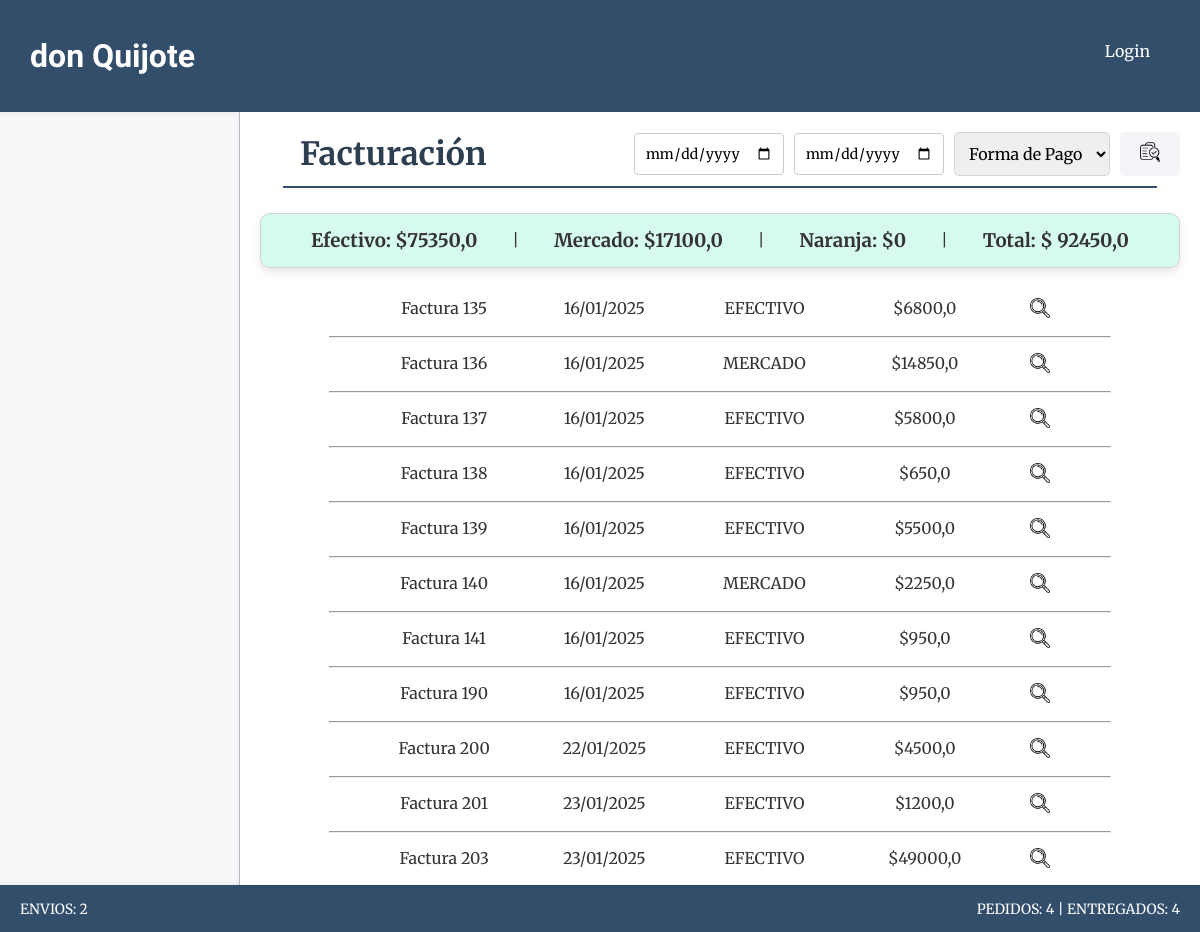
Screenshot of /facturas/facturas/ with the database file from the repository.
### facturas/models.py (models this page shows, shortened)
class Facturas(models.Model):
    forma_pago = models.CharField(max_length=50)
    pago = models.FloatField()
    fecha = models.DateField(default=now)
    envio = models.FloatField(null=True, blank=True)
    class Meta:
        db_table = "facturas"
        verbose_name = "Facturas"

### facturas/views.py (the view, shortened to what this page needs)
# urls.py: path('facturas/', include('facturas.urls')),
def facturas(request):
    now = datetime.now()
    facturas = Facturas.objects.filter(fecha__year=now.year, fecha__month=now.month)
    productos_factura = FacturaProducto.objects.all()
    form = FechasPagosForm(request.GET or None)
    caja_total = 0.0
    caja_efectivo = 0.0
    caja_mercado = 0.0
    caja_naranja = 0.0
    facturas_aggregates = facturas.aggregate(
        total=Sum('pago'),
        efectivo=Sum('pago', filter=Q(forma_pago="efectivo")),
        mercado=Sum('pago', filter=Q(forma_pago="mercado")),
        naranja=Sum('pago', filter=Q(forma_pago="naranja"))
    )
    caja_total = (facturas_aggregates['total'] or 0)
    caja_efectivo = (facturas_aggregates['efectivo'] or 0)
    caja_mercado = (facturas_aggregates['mercado'] or 0)
    caja_naranja = (facturas_aggregates['naranja'] or 0)
    context = {
        'form': form,
        'facturas': facturas,
        'productos_factura': productos_factura,
        'caja_total': caja_total,
        'caja_efectivo': caja_efectivo,
        'caja_mercado': caja_mercado,
        'caja_naranja': caja_naranja,
    }
    return render(request, "facturas/facturas.html", context)

### core/forms.py
class FechasPagosForm(forms.Form):
    fecha_inicio = forms.DateField(
        widget=forms.TextInput(attrs={'type': 'date', 'class': 'form-control'}),
        required=False,
        label=''
    )
    fecha_fin = forms.DateField(
        widget=forms.TextInput(attrs={'type': 'date', 'class': 'form-control'}),
        required=False,
        label=''
    )
    OPCIONES_FORMA_PAGO = [
        ('', 'Forma de Pago'),
        ('efectivo', 'Efectivo'),
        ('mercado', 'Mercado'),
        ('naranja', 'Naranja'),
    ]
    forma_pago = forms.ChoiceField(
        choices=OPCIONES_FORMA_PAGO,
        required=False,
        widget=forms.Select(attrs={'class': 'form-control'}),
        label=""
    )

### core/context_processors.py (called while the page is built)
def counter_pedidos(request):
    cant_pedidos = Pedido.objects.all().count()
    cant_entregados = Pedido.objects.filter(estado='entregado').count()
    cant_pendientes = Pedido.objects.filter(estado='pendiente').count()
    cant_reservados = Pedido.objects.filter(estado='reservado').count()
    cant_cancelado = Pedido.objects.filter(estado='cancelado').count()
    cant_pedidos = Pedido.objects.all().count() - cant_cancelado
    cant_envios = Pedido.objects.filter(forma_entrega__precio__gt=0).count() - cant_cancelado - cant_reservados
    return {
        'cant_pedidos':cant_pedidos,
        "cant_entregados":cant_entregados,
        "cant_pendientes":cant_pendientes,
        "cant_reservados":cant_reservados,
        "cant_envios":cant_envios
        }

### productos/models.py (called while the page is built)
    def __str__(self):
        return self.nombre

### facturas/templates/facturas/facturas.html (shortened to what this page needs)
{% extends 'core/base.html' %}
{% load static %}
{% block css %}
    <link rel="stylesheet" href="{% static 'facturas/css/styles.css' %}">
{% endblock css %}
{% block titulo %}
    {% include 'core/components/encabezado.html' with titulo_texto="Facturación" %}
{% endblock titulo %}
{% block main %}
<div class="facturas-totales card">
    <h3>Efectivo: ${{caja_efectivo}}</h3>
    <p>|</p>
    <h3>Mercado: ${{caja_mercado}}</h3>
    <p>|</p>
    <h3>Naranja: ${{caja_naranja}}</h3>
    <p>|</p>
    <h3>Total: $ {{caja_total}}</h3>
</div>
{% for factura in facturas %}
    <div class="facturas-detalle">
        <p class="facturas-detalle-pedido">Factura {{ factura.id }}</p>
        <p class="facturas-detalle-pedido">{{ factura.fecha|date:"d/m/Y" }}</p>
        <p class="facturas-detalle-pedido">{{ factura.forma_pago|upper }}</p>
        <p class="facturas-detalle-pedido">${{ factura.pago }}</p>
        <button onclick="toggleProductos('{{ factura.id }}')" class="facturas-detalle-icono">
            <img class="icono-opc" src="{% static 'facturas/img/lupa.webp' %}" alt="Detalle Factura">
        </button>
    </div>
    <div class="facturas-hr-container">
        <hr class="facturas-hr">
    </div>
    {% empty %}
    <h2 class="vacio">No hay Facturas en este rango de fechas.</h2>
{% endfor %}
{% endblock main %}

### core/static/core/css/styles.css (style rules this page uses)
* { padding: 0; margin: 0; box-sizing: border-box; }
body { font-family: 'Merriweather', serif; color: #333; background-color: #f4f4f9; }
.card { padding: 15px; border: 1px solid #ced4da; border-radius: 10px; background-color: #ffffff; box-shadow: 0 4px 8px rgba(0, 0, 0, 0.1); }
.form-control { width: 100%; padding: 10px; border: 1px solid #ced4da; border-radius: 5px; font-size: 16px; font-family: 'Merriweather', serif; }
.filtro-form input[type="date"] { padding: 10px; font-size: 14px; border-radius: 4px; border: 1px solid #ccc; }
.icono-opc { width: 20px; height: 20px; transition: transform 0.3s ease; }

### facturas/static/facturas/css/styles.css (style rules this page uses)
.facturas-totales { background-color: rgb(215, 250, 238); display: flex; align-items: center; justify-content: space-evenly; margin-top: 15px; margin-bottom: 15px; }
.facturas-hr-container { display: flex; align-items: center; justify-content: space-around; }
.facturas-hr { width: 85%; }
.facturas-detalle { display: flex; justify-content: center; padding: 15px; }
.facturas-detalle-pedido { width: 18%; text-align: center; }
.facturas-detalle-icono { background-color: white; border: none; width: 8%; text-align: center; }

### rows the page displays
Facturas: id "135", fecha "16/01/2025", forma_pago "EFECTIVO", pago "6800,0"
Facturas: id "136", fecha "16/01/2025", forma_pago "MERCADO", pago "14850,0"
Facturas: id "137", fecha "16/01/2025", forma_pago "EFECTIVO", pago "5800,0"
Facturas: id "138", fecha "16/01/2025", forma_pago "EFECTIVO", pago "650,0"
Facturas: id "139", fecha "16/01/2025", forma_pago "EFECTIVO", pago "5500,0"
Facturas: id "140", fecha "16/01/2025", forma_pago "MERCADO", pago "2250,0"
Facturas: id "141", fecha "16/01/2025", forma_pago "EFECTIVO", pago "950,0"
Facturas: id "190", fecha "16/01/2025", forma_pago "EFECTIVO", pago "950,0"
Facturas: id "200", fecha "22/01/2025", forma_pago "EFECTIVO", pago "4500,0"
Facturas: id "201", fecha "23/01/2025", forma_pago "EFECTIVO", pago "1200,0"
Facturas: id "203", fecha "23/01/2025", forma_pago "EFECTIVO", pago "49000,0"

### other values shown
{{ titulo_texto }} "Facturación"
{{ caja_efectivo }} "75350,0"
{{ caja_mercado }} "17100,0"
{{ caja_naranja }} "0"
{{ caja_total }} "92450,0"
{{ cant_envios }} "2"
{{ cant_pedidos }} "4"
{{ cant_entregados }} "4"
